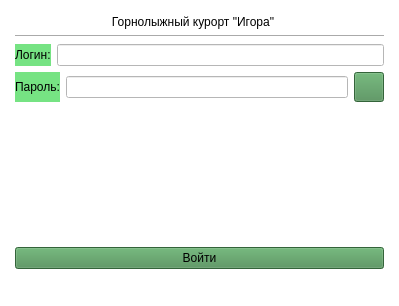
<?xml version="1.0" encoding="UTF-8"?>
<ui version="4.0">
 <class>Auth</class>
 <widget class="QMainWindow" name="Auth">
  <property name="geometry">
   <rect>
    <x>0</x>
    <y>0</y>
    <width>399</width>
    <height>306</height>
   </rect>
  </property>
  <property name="sizePolicy">
   <sizepolicy hsizetype="Fixed" vsizetype="Fixed">
    <horstretch>0</horstretch>
    <verstretch>0</verstretch>
   </sizepolicy>
  </property>
  <property name="minimumSize">
   <size>
    <width>399</width>
    <height>306</height>
   </size>
  </property>
  <property name="maximumSize">
   <size>
    <width>399</width>
    <height>306</height>
   </size>
  </property>
  <property name="windowTitle">
   <string>Авторизация</string>
  </property>
  <property name="styleSheet">
   <string notr="true">background-color: rgb(255, 255, 255);
font: 10pt &quot;Comic Sans MS&quot;;</string>
  </property>
  <widget class="QWidget" name="centralwidget">
   <property name="sizePolicy">
    <sizepolicy hsizetype="Fixed" vsizetype="Fixed">
     <horstretch>0</horstretch>
     <verstretch>0</verstretch>
    </sizepolicy>
   </property>
   <property name="maximumSize">
    <size>
     <width>550</width>
     <height>550</height>
    </size>
   </property>
   <layout class="QVBoxLayout" name="verticalLayout_2">
    <item>
     <layout class="QVBoxLayout" name="verticalLayout" stretch="0,0,1,1,0,0,1">
      <property name="spacing">
       <number>6</number>
      </property>
      <property name="leftMargin">
       <number>6</number>
      </property>
      <property name="topMargin">
       <number>6</number>
      </property>
      <property name="rightMargin">
       <number>6</number>
      </property>
      <property name="bottomMargin">
       <number>6</number>
      </property>
      <item>
       <layout class="QHBoxLayout" name="horizontalLayout_4">
        <item>
         <widget class="QLabel" name="label_5">
          <property name="text">
           <string>Горнолыжный курорт &quot;Игора&quot;</string>
          </property>
          <property name="alignment">
           <set>Qt::AlignCenter</set>
          </property>
         </widget>
        </item>
        <item>
         <widget class="QLabel" name="label_4">
          <property name="sizePolicy">
           <sizepolicy hsizetype="Fixed" vsizetype="Fixed">
            <horstretch>0</horstretch>
            <verstretch>0</verstretch>
           </sizepolicy>
          </property>
          <property name="text">
           <string/>
          </property>
          <property name="pixmap">
           <pixmap>../icons/igora.png</pixmap>
          </property>
         </widget>
        </item>
       </layout>
      </item>
      <item>
       <widget class="Line" name="line">
        <property name="orientation">
         <enum>Qt::Horizontal</enum>
        </property>
       </widget>
      </item>
      <item>
       <layout class="QHBoxLayout" name="horizontalLayout_2">
        <item>
         <widget class="QLabel" name="label">
          <property name="styleSheet">
           <string notr="true">background-color: rgb(118, 227, 131);</string>
          </property>
          <property name="text">
           <string>Логин:</string>
          </property>
         </widget>
        </item>
        <item>
         <widget class="QLineEdit" name="edit_login"/>
        </item>
       </layout>
      </item>
      <item>
       <layout class="QHBoxLayout" name="horizontalLayout_3">
        <item>
         <widget class="QLabel" name="label_2">
          <property name="styleSheet">
           <string notr="true">background-color: rgb(118, 227, 131);</string>
          </property>
          <property name="text">
           <string>Пароль:</string>
          </property>
         </widget>
        </item>
        <item>
         <widget class="QLineEdit" name="edit_password">
          <property name="inputMask">
           <string/>
          </property>
          <property name="echoMode">
           <enum>QLineEdit::Password</enum>
          </property>
         </widget>
        </item>
        <item>
         <widget class="QPushButton" name="btn_pas">
          <property name="maximumSize">
           <size>
            <width>30</width>
            <height>30</height>
           </size>
          </property>
          <property name="styleSheet">
           <string notr="true">background-color: rgb(73, 140,81);</string>
          </property>
          <property name="text">
           <string/>
          </property>
          <property name="icon">
           <iconset>
            <normaloff>../icons/eye.png</normaloff>../icons/eye.png</iconset>
          </property>
         </widget>
        </item>
       </layout>
      </item>
      <item>
       <spacer name="verticalSpacer">
        <property name="orientation">
         <enum>Qt::Vertical</enum>
        </property>
        <property name="sizeHint" stdset="0">
         <size>
          <width>20</width>
          <height>10</height>
         </size>
        </property>
       </spacer>
      </item>
      <item>
       <widget class="QLabel" name="error">
        <property name="text">
         <string/>
        </property>
       </widget>
      </item>
      <item>
       <widget class="QPushButton" name="btn_enter">
        <property name="styleSheet">
         <string notr="true">background-color: rgb(73, 140,81);</string>
        </property>
        <property name="text">
         <string>Войти</string>
        </property>
       </widget>
      </item>
     </layout>
    </item>
   </layout>
  </widget>
  <widget class="QMenuBar" name="menubar">
   <property name="geometry">
    <rect>
     <x>0</x>
     <y>0</y>
     <width>399</width>
     <height>27</height>
    </rect>
   </property>
  </widget>
  <widget class="QStatusBar" name="statusbar"/>
 </widget>
 <resources/>
 <connections/>
</ui>
